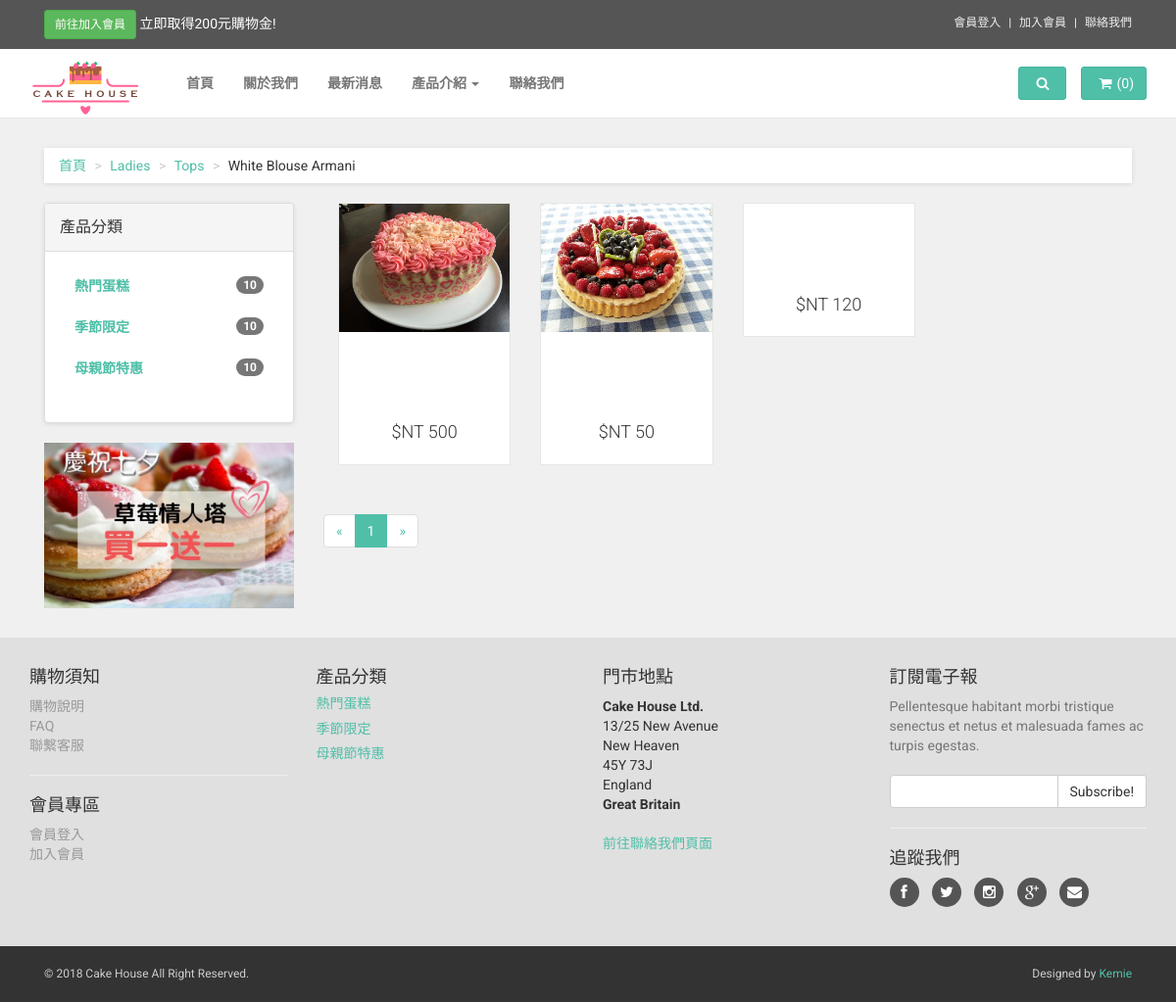
The page /web/s/product_list.php?categoryID=1 on the database as committed earlier.
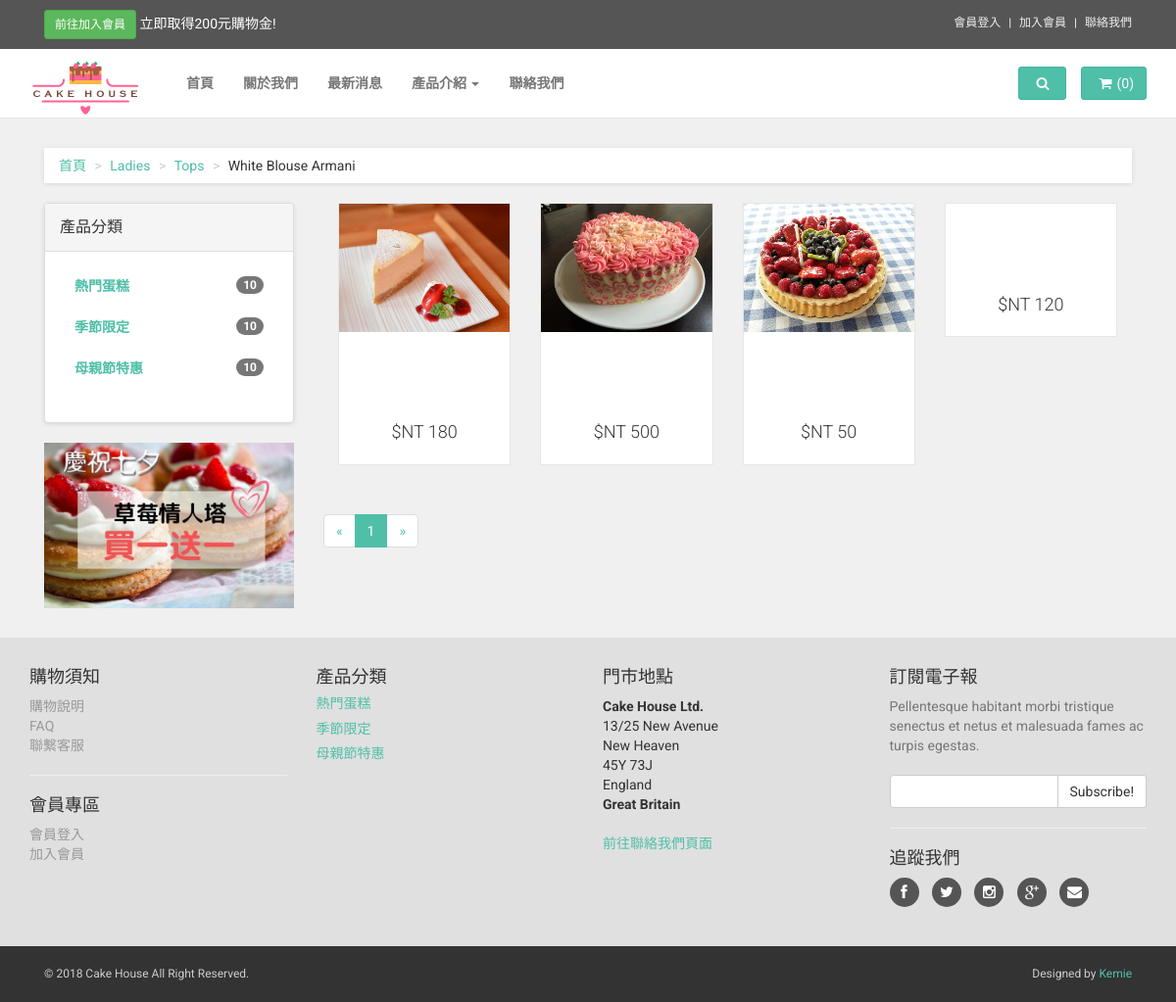
The same page on the database as committed later.
### tables this page shows
CREATE TABLE `product_categories` (
  `product_categoryID` int(11) NOT NULL,
  `category` varchar(255) NOT NULL,
  `created_at` varchar(255) DEFAULT NULL,
  `updated_at` varchar(255) DEFAULT NULL
);

CREATE TABLE `products` (
  `productID` int(11) NOT NULL,
  `product_categoryID` int(11) NOT NULL,
  `picture` varchar(255) DEFAULT NULL,
  `name_date` varchar(255) NOT NULL,
  `description` text NOT NULL,
  `price` int(11) NOT NULL,
  `created_at` varchar(255) DEFAULT NULL,
  `updated_at` varchar(255) DEFAULT NULL
);

### web/template/navbar.php (called while the page is built, shortened)
<?php require_once('../connection/connection.php'); ?>
<?php
$query = $db->query("SELECT * FROM product_categories ");
$product_categories = $query->fetchAll(PDO::FETCH_ASSOC);
?>

### web/s/product_list.php (the view, shortened to what the changed rows need)
<?php require_once('../connection/connection.php');
$limit = 12;
if(isset($_GET['page'])){
  $page = $_GET['page'];
}else{
  $page =1;
}
$start_from = ($page-1) * $limit;
$query = $db->query("SELECT * FROM products WHERE product_categoryID = ".$_GET['categoryID']." ORDER BY created_at DESC LIMIT ".$start_from.",".$limit);
$products = $query->fetchAll(PDO::FETCH_ASSOC);
?>
<!DOCTYPE html>
<html lang="en">
<head>
    <?php require_once('template/head_files.php'); ?>
</head>
<body>
<?php require_once('template/navbar.php'); ?>
    <div id="all">
        <div id="content">
            <div class="container">
                <div class="col-md-3">
                    <div class="panel panel-default sidebar-menu">
                        <div class="panel-body">
                            <ul class="nav nav-pills nav-stacked category-menu">
                            <?php foreach($product_categories as $category){ ?>
                                <li>
                                    <a href="product_list.php?categoryID=<?php echo $category['product_categoryID']; ?>"><?php echo $category['category']; ?> <span class="badge pull-right">10</span></a>
                                </li>
                            <?php } ?>
                            </ul>
                        </div>
                    </div>
                </div>
                <div class="col-md-9">
                    <div class="row">
                        <div class="col-sm-12">
                        <?php foreach($products as $product){ ?>
                        <div class="col-sm-3">
                            <div class="product">
                                <div class="flip-container">
                                    <div class="flipper">
                                        <div class="front">
                                            <a href="product.php?productID=<?php echo $product['productID']; ?>">
                                                <img src="../uploads/products/<?php echo $product['picture']; ?>" alt="" class="img-responsive">
                                            </a>
                                        </div>
                                        <div class="back">
                                            <a href="product.php?productID=<?php echo $product['productID']; ?>">
                                            </a>
                                        </div>
                                    </div>
                                </div>
                                <div class="text">
                                    <h3><a href="product.php?productID=<?php echo $product['productID']; ?>"><?php echo $product['name']; ?></a></h3>
                                    <p class="price">$NT <?php echo $product['price']; ?></p>
                                </div>
                            </div>
                        </div>
                        <?php } ?>
                        </div>
                    </div>
                    <?php
                        $query2 = $db->query("SELECT * FROM products");
                        $data = $query2->fetchAll(PDO::FETCH_ASSOC);
                        $total_pages = ceil(count($data)/ $limit);
                    ?>
                    <ul class="pagination">
                        <?php for ($i = 1; $i <= $total_pages; $i++){?>
                        <?php   if($page == $i){ ?>
                        <li class="page-item active">
                        <?php }else{ ?>
                        <li class="page-item">
                        <?php } ?>
                        <a class="page-link" href="news_list.php?page=<?php echo $i; ?>"><?php echo $i; ?></a>
                        </li>
                        <?php } ?>
                    </ul>
                </div>
            </div>
        </div>
       <?php require_once('template/footer.php'); ?>
</body>
</html>

### web/template/footer.php (shortened to what the changed rows need)
<?php
$query = $db->query("SELECT * FROM product_categories ORDER BY product_categoryID ASC");
$product_categories = $query->fetchAll(PDO::FETCH_ASSOC);
?>
 <div id="footer" data-animate="fadeInUp">
            <div class="container">
                <div class="row">
                    <div class="col-md-3 col-sm-6">
                        <?php foreach($product_categories as $category){ ?>
                            <a href="product_list.php?categoryID=<?php echo $category['product_categoryID'];?>">
                            <h5><?php echo $category['category'];?></h5></a>
                                       <?php  } ?>
                    </div>
                </div>
            </div>
        </div>
    </div>

Rows that differ between the two databases and show on the page:
added products: picture (picture), price "180"
